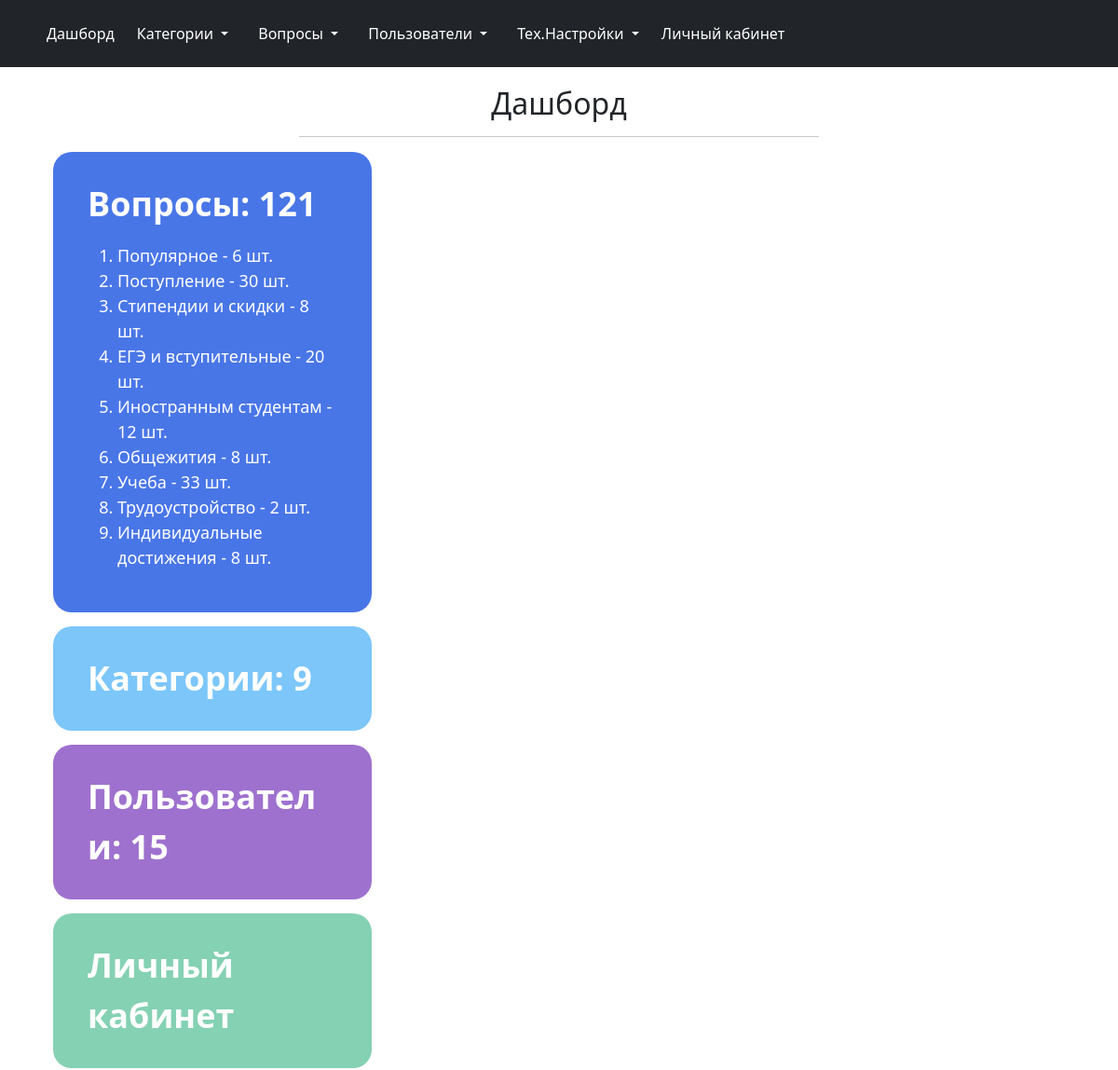
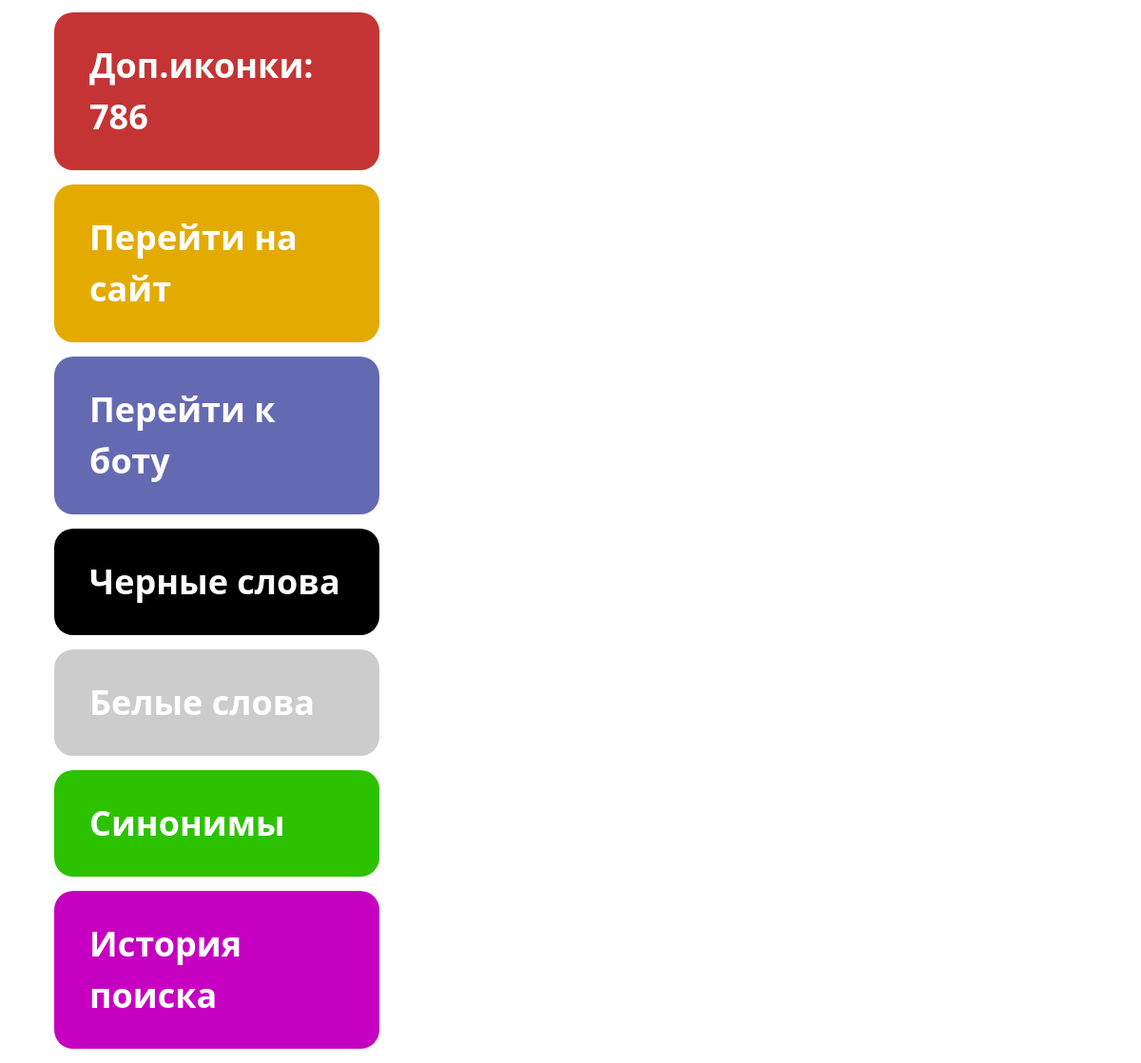
Page /admin/ (signed in) on the committed database (2 pictures, top to bottom).
### models.py (models this page shows, shortened)
class Categories(db.Model):
    id = db.Column(db.Integer, primary_key = True)
    name = db.Column(db.String(100), nullable=False)
    priority = db.Column(db.Integer, nullable=False)
    icon_name = db.Column(db.String(30))
    color = db.Column(db.String(7))

### admin/admin.py (the view)
@admin.route('/')
@login_required
def index():
    try:
        categories = Categories.query
        questions = Questions.query
        users_count = Users.query.count()
    except (NameError):
        return render_template("admin/error_page.html", message="Ошибка чтения из БД")
    categories_count = categories.count()
    questions_count = questions.count()
    categories_id_count = get_categories_id_count(categories_count, questions)
    categories_questions_count = []
    for category in categories:
        categories_questions_count += [(category, categories_id_count[category.id])]
    return render_template("admin/dashboard.html", categories_count=categories_count, users_count=users_count,
                           categories_questions_count=categories_questions_count, questions_count=questions_count,
                           bot_link=bot_link)

### admin/admin.py (called while the page is built)
@admin.before_request
def before_request():
    session.permanent = True
    if current_user.is_authenticated:
        if 'auth_token' not in session or format(session.get('auth_token')) != current_user.auth_token:
            logout_user()
            flash("Для продолжения авторизуйтесь", category='danger')
            return redirect(url_for('.ViewAccount:login'))
        if current_user.is_deactivated:
            logout_user()
            flash("Ваш аккаунт заблокирован. Для получения дополнительных сведений обратитесь к администратору",
                  category='danger')
            return redirect(url_for('.ViewAccount:login'))

### admin/functions.py (called while the page is built)
def get_categories_id_count(categories_count, questions):
    categories_id_count = {count: 0 for count in range(categories_count)}
    for question in questions:
        categories_id_count[question.cat_id] += 1
        if question.is_popular:
            categories_id_count[0] += 1
    return categories_id_count

### app.py (called while the page is built)
@login_manager.user_loader
def load_user(user_id):
    return Users.query.get(user_id)

### admin/templates/admin/dashboard.html (shortened to what this page needs)
{% extends 'admin/base.html' %}
{% import "admin/macros.html" as macros %}
{% block page_header %}
Дашборд
{% endblock %}
{% block styles %}
<link rel="stylesheet" href="{{ url_for('.static', filename='css/dashboard.css') }}">
{% endblock %}
{% block body %}
<section class="dashboard">
	<div class="dashboard_container">
		{% if current_user.right_qa %}
		<div class="block_item">
			<div class="block_item_container" onclick="window.location.href = '{{ url_for('.ViewQA:qa') }}';" style="background-color: #4976e7;">
					<div class="block_item_title">
						Вопросы: {{ questions_count }}
					</div>
					<ol class="block_item_qa_list">
						{% for category in categories_questions_count %}
						<li>
							{% if category[0].id == 0 %}
							<a href="{{ url_for('.ViewQA:qa', popular=True) }}">{{ category[0].name }} - {{ category[1] }} шт.</a>
							{% else %}
							<a href="{{ url_for('.ViewQA:qa', cat_id=category[0].id) }}">{{ category[0].name }} - {{ category[1] }} шт.</a>
							{% endif %}
						</li>
						{% endfor %}
					</ol>
			</div>
		</div>
		{% endif %}
		{% if current_user.right_category %}
		{{ macros.dashboard_item(title = 'Категории: ' + categories_count | string(),
				color = '#7cc6fa',
				link = 'window.location.href = "' + url_for('.ViewCategory:category') + '"'
			)
		}}
		{% endif %}
		{% if current_user.right_users %}
		{{ macros.dashboard_item(title = 'Пользователи: ' + users_count | string(),
				color = '#9e71ce',
				link = 'window.location.href = "' + url_for('.ViewUser:users') + '"'
			)
		}}
		{% endif %}
		{{ macros.dashboard_item(title = 'Личный кабинет',
				color = '#85d1b3',
				link = 'window.location.href = "' + url_for('.ViewAccount:account') + '"'
			)
		}}
		{% if current_user.right_category %}
		{{ macros.dashboard_item(title = 'Доп.иконки: 786',
				color = '#c43434',
				link = 'window.open("' + url_for('.ViewCategory:cheat_sheet_icons') + '")'
			)
		}}
		{% endif %}
		{{ macros.dashboard_item(title = 'Перейти на сайт',
				color = '#e3ab00',
				link = 'window.open("' + url_for('website.index') + '")'
			)
		}}
		{{ macros.dashboard_item(title = 'Перейти к боту',
				color = '#646ab2',
				link = 'window.open("' + bot_link + '")'
			)
		}}
		{% if current_user.right_exception_word %}
		{{ macros.dashboard_item(title = 'Черные слова',
				color = '#000',
				link = 'window.location.href = "' + url_for('.ViewTechSetting:black_words') + '"'
			)
		}}
		{% endif %}
		{% if current_user.right_exception_word %}
		{{ macros.dashboard_item(title = 'Белые слова',
				color = '#ccc',
				link = 'window.location.href = "' + url_for('.ViewTechSetting:white_words') + '"'
			)
		}}
		{% endif %}
		{% if current_user.right_synonym %}
		{{ macros.dashboard_item(title = 'Синонимы',
				color = '#2cc200',
				link = 'window.location.href = "' + url_for('.ViewTechSetting:synonyms') + '"'
			)
		}}
		{% endif %}
		{% if current_user.right_request %}
		{{ macros.dashboard_item(title = 'История поиска',
				color = '#c600c0',
				link = 'window.location.href = "' + url_for('.ViewRequest:requests') + '"'
			)
		}}
		{% endif %}
	</div>
</section>
{% endblock %}

### admin/static/css/dashboard.css (style rules this page uses)
.block_item { width: 33.3%; color: white; font-size: 18px; -moz-hyphens: auto; -webkit-hyphens: auto; -ms-hyphens: auto; word-wrap: break-word; }
.block_item_container { border-radius: 20px; padding: 24px 32px; margin: 15px; border: 5px solid #0000; cursor: pointer; }
.block_item_container>ol>li>a { color: white; text-decoration: none; }
.block_item_title { font-size: 36px; font-weight: 700; }
.block_item_qa_list { margin-top: 15px; }

### rows in the picture
Categories: name "Популярное", category "6"
Categories: name "Поступление", category "30"
Categories: name "Стипендии и скидки", category "8"
Categories: name "ЕГЭ и вступительные", category "20"
Categories: name "Иностранным студентам", category "12"
Categories: name "Общежития", category "8"
Categories: name "Учеба", category "33"
Categories: name "Трудоустройство", category "2"
Categories: name "Индивидуальные достижения", id "8"

### other values in the picture
{{ questions_count }} "121"
{{ title | safe }} "Категории: 9 Пользователи: 15 Личный кабинет Доп.иконки: 786 Перейти на сайт Перейти к боту Черные слова Белые слова Синонимы История поиска"
